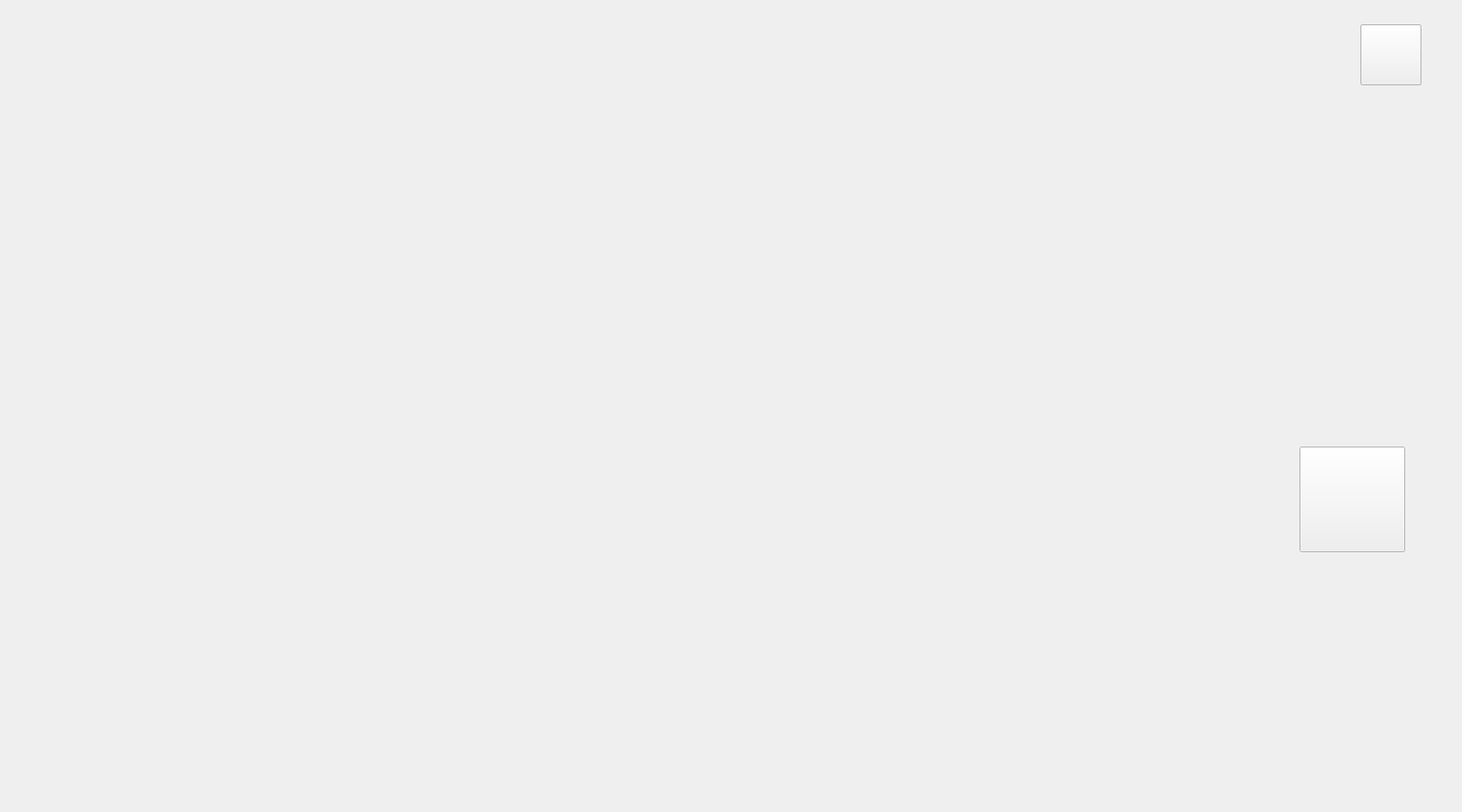
<?xml version="1.0" encoding="UTF-8"?>
<ui version="4.0">
 <class>choose_city</class>
 <widget class="QWidget" name="choose_city">
  <property name="geometry">
   <rect>
    <x>0</x>
    <y>0</y>
    <width>1800</width>
    <height>1000</height>
   </rect>
  </property>
  <property name="windowTitle">
   <string>Form</string>
  </property>
  <widget class="QPushButton" name="return_button">
   <property name="geometry">
    <rect>
     <x>1600</x>
     <y>550</y>
     <width>130</width>
     <height>130</height>
    </rect>
   </property>
   <property name="styleSheet">
    <string notr="true">border-image: url(:/逻辑图标/逻辑小图标/返回上一页-01.png);</string>
   </property>
   <property name="text">
    <string/>
   </property>
  </widget>
  <widget class="QPushButton" name="play_music">
   <property name="geometry">
    <rect>
     <x>1675</x>
     <y>30</y>
     <width>75</width>
     <height>75</height>
    </rect>
   </property>
   <property name="styleSheet">
    <string notr="true">border-image: url(:/逻辑图标/逻辑小图标/音乐.png);</string>
   </property>
   <property name="text">
    <string/>
   </property>
  </widget>
  <widget class="QPushButton" name="stop_music">
   <property name="geometry">
    <rect>
     <x>1675</x>
     <y>30</y>
     <width>75</width>
     <height>75</height>
    </rect>
   </property>
   <property name="styleSheet">
    <string notr="true">border-image: url(:/逻辑图标/逻辑小图标/暂停音乐.png);</string>
   </property>
   <property name="text">
    <string/>
   </property>
  </widget>
 </widget>
 <resources/>
 <connections/>
</ui>
